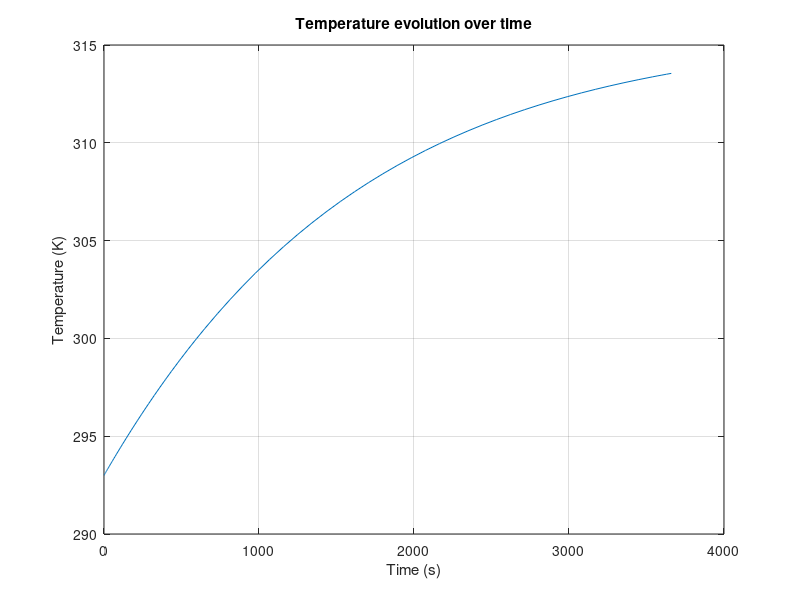

MATLAB code to generate this figure:
clc; close all; clear all;

% Definition of constants
m = 0.34; 
cp = 896;
eps = 0.825; 
A_s = 0.035;
sigma = 5.670367e-8;          % W/m2K4
TE = 315.66; %  Ambient temperature in Kelvin
tau = (m*cp)/(4*eps*sigma*A_s*TE^3); % heating constant
%tau = 3.95e4;

% Definition of the differential function
diff_eq = @(t, T) (TE^4 - T^4) / (4 * tau * TE^3);

%  Definition of integration time
tspan = [0 3660]; % Time interval from 0 to 3660 seconds

% Initial condition
T0 = 293; % Initial temperature in Kelvin

% Solving the differential equation
[t, T] = ode45(diff_eq, tspan, T0);

% Plot of the result
figure;
plot(t, T);
xlabel('Time (s)');
ylabel('Temperature (K)');
title('Temperature evolution over time');
grid on;